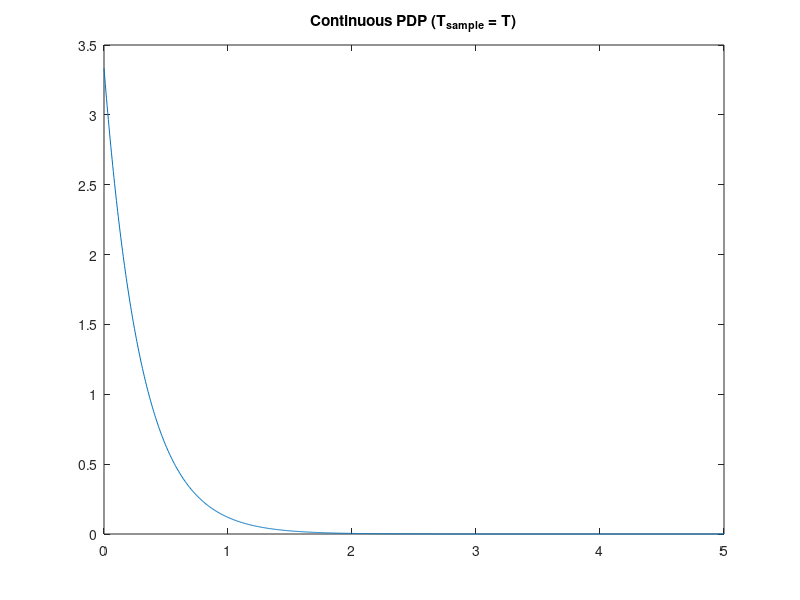
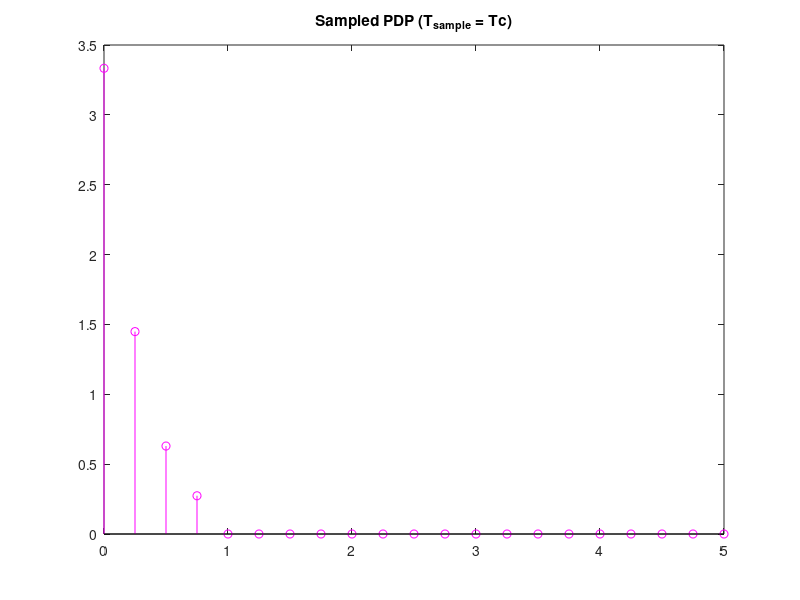
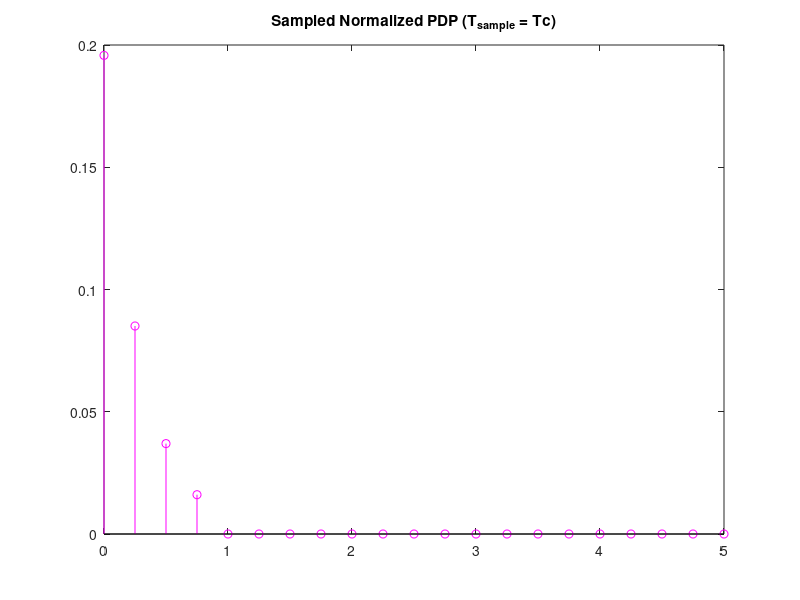

Write MATLAB code to recreate these figures, in order. (Note: this script raises an error after producing the figures.)
clear all
close all
T = 1;      % Sampling time before interpolation
tau_rms = 0.3*T;       
tau = linspace(0, 5, 1000);
PDP_continuous = exp(-tau/tau_rms)./tau_rms;
figure
plot(tau, PDP_continuous);
title('Continuous PDP (T_{sample} = T)');

%I'll now sample the "continuous" PDP
Tc = (0.25*T);      %New sampling time
tau = 0:Tc:5;
samples = 4;
PDP_sampled = exp(-tau/tau_rms)./tau_rms;
PDP_sampled = [PDP_sampled(1:samples) zeros(1, length(PDP_sampled )-samples)] ;
figure
stem(tau, PDP_sampled, 'm');
title('Sampled PDP (T_{sample} = Tc)');



%normalization of the PDP
K = 3; %K in dB
K = 10^(K/10); % K in linear

Md = sum(PDP_sampled);

C = sqrt(K/(K+1));

norm = Md/( 1 - C^2 ); % MdNorm = 1 - c^2

MdNorm = Md/norm; %PDP normalized

sum( MdNorm ) + C^2 
figure
stem(tau, PDP_sampled/norm, 'm');
title('Sampled Normalized PDP (T_{sample} = Tc)');

%filter to create g

%Classical Doppler
%Here we build a proper white noise

fd = 5*10.^(-3);
% lin = linspace(0, 0.999, 1000);
% f = linspace(0, 1, 100001);
% sqrt_D = zeros(1, 50001);
% for i = 1:50001
%     sqrt_D(i) = sqrt((1/(pi*fd*sqrt(1-(f(i)/fd).^2))).*(abs(f(i)) < fd));%ho messo < invece di <= perche per f=fd la funzione diventa infinito
% end
% for i = 1 : 50000 %whole spectrum of Hds in [0,1]
%     sqrt_D( i + 50001 ) = conj( sqrt_D( 50001 - i ) );
% end
% figure
% plot(f, 10*log10(sqrt_D));
% title('DOPPLER SPECTRUM (dB), Classical (Jake) model');
% axis([0 1 8 15]);
% 
% 
% %Chebychev lowpass filter
% n = 10; %order of cheb low pass filter
% Rp = 1;%decibels of peak-to-peak passband ripple
% Wp =  fd;%normalized passband edge frequency
% [b,a] = cheby1(n,Rp,Wp); %returns the coefficent of the TF
% Hds2 = freqz(b,a,100001,'whole');
% figure 
% plot( 0:0.00001:1, 10*log10( abs(Hds2) ));
% title('Frequency response of Chebychev filter (dB)');
% 
% for i = 1:100001
%     Hds(i) = sqrt_D(i)*Hds2(i);
% end
% 
% figure 
% plot( 0:0.00001:1, Hds );%ci sono problemi in dB peche la maggior parte dei valori e' 0
% title('Frequency response of Hds filter (linear)');
% 
% 
% hds = ifft( sqrt_D );
% gi = conv(hds,w_i);
% figure
% plot( 0 : length(gi)-1, gi );
% title('gi');
gtilda = cell(samples, 1);
giInt = cell(samples, 1);

for i = 1:samples
%White noise
w_i = wgn(1, 1000, 1, 'complex');

%NarrowBand Filter
gtilda{i} = hds(w_i);

%Cubic Interpolator
x = 0:length(gtilda{i})-1;
xx = 0: 0.25 : length(gtilda{i})-1;
giInt{i} = spline( x, gtilda{i}, xx);

end
% figure
% plot(x,gi,'o',xx,giInt)

%Sigma_i
sigma_i = zeros(samples, 1);

for i = 1:samples
   sigma_i(i) = sqrt(PDP_sampled(i)/norm); 
end

%g_i
g_i = cell(samples, 1);

for i = 1:samples
    
    g_i{i} = sigma_i(i) * giInt{i};
    
    if i == 1
        g_i{i} = g_i{i} + C;
    end
    figure
    plot(xx, 10*log10(abs(g_i{i})));
    title('Absolute value of g_i (dB)');
    xlabel('tau');
    ylabel('|g_i| (dB)');
end
